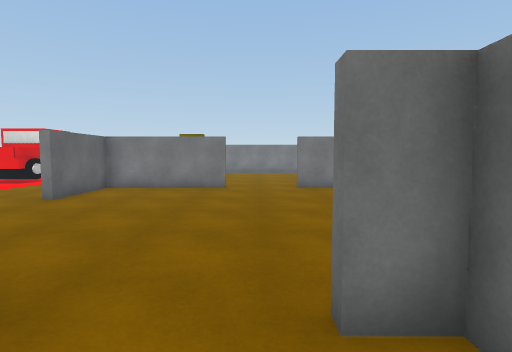
view 1 (above)

22 first-person views from a walk through a Unity game level. The camera is 1.3 m above the floor, tilts 4° down and sees 80° across. Doors are open. The floor is counted in squares, 1 m on a side. Each view is taken from the middle of a square. On the plan, view 1 faces up. The plan holds only what a view shows up to about 14 squares ahead; the rest is blank. The place goes on beyond the plan. The player is left out. Surface patterns are stand-ins for the level's own textures.

view 2
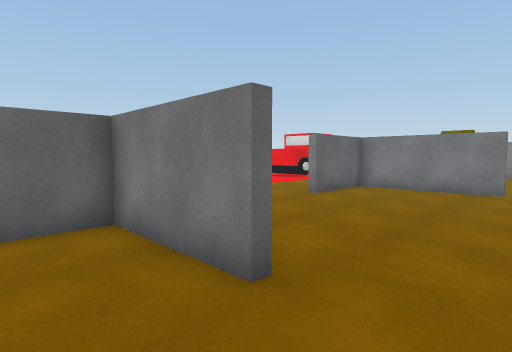

view 3
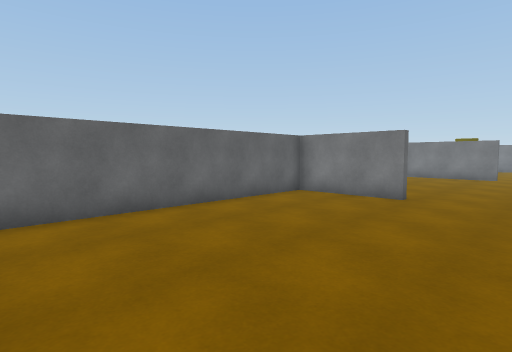

view 4
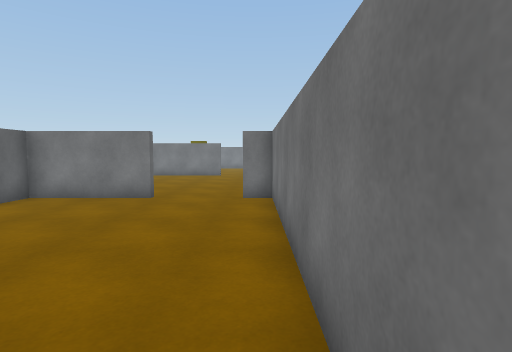

view 5
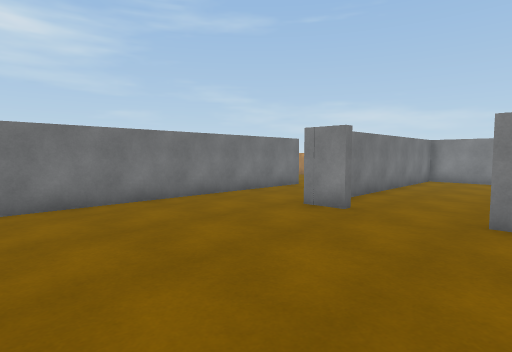

view 6
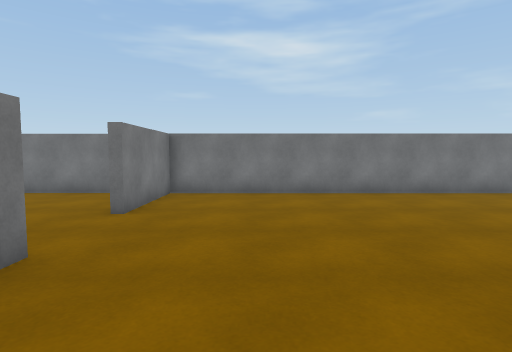

view 7
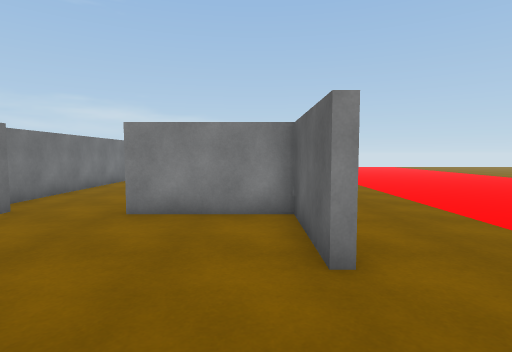

view 8
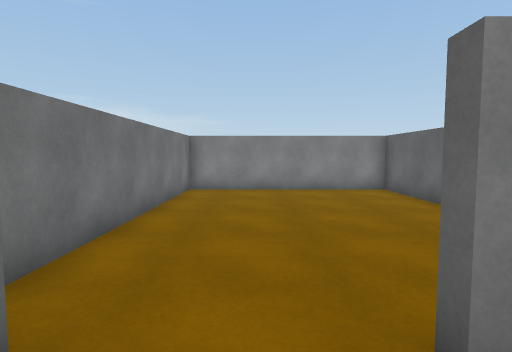

view 9
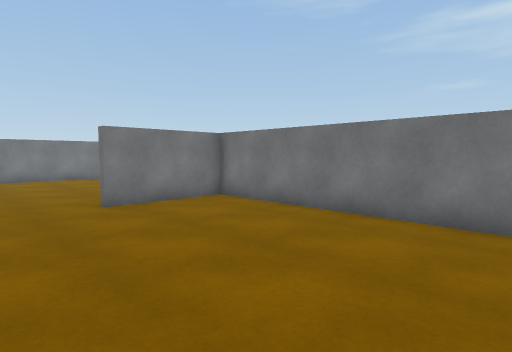

view 10
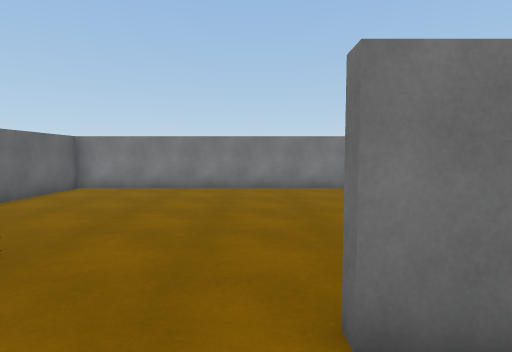

view 11
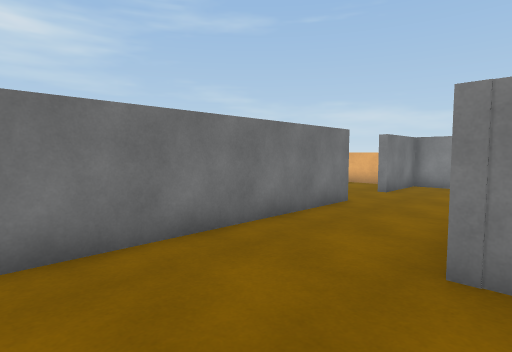

view 12
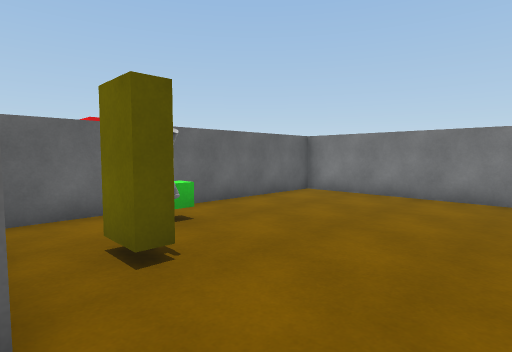

view 13
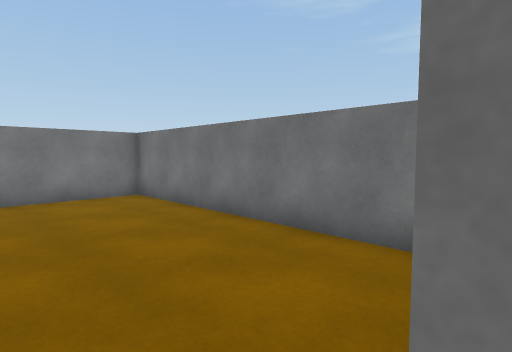

view 14
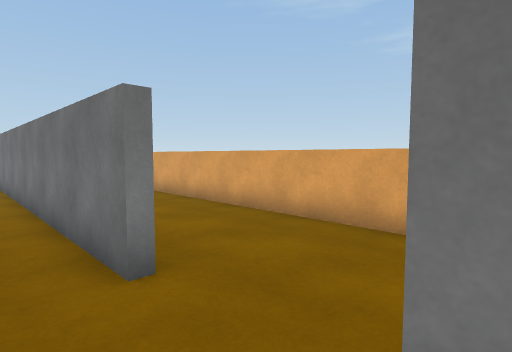

view 15
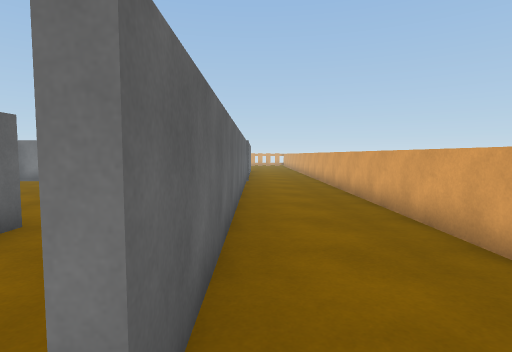

view 16
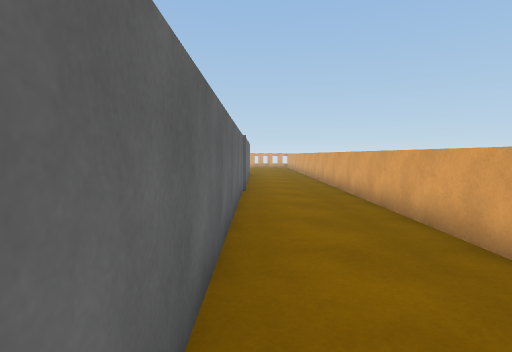

view 17
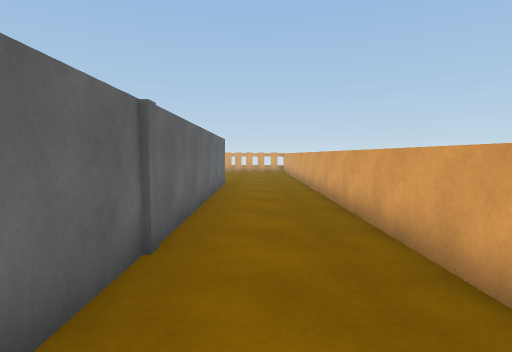

view 18
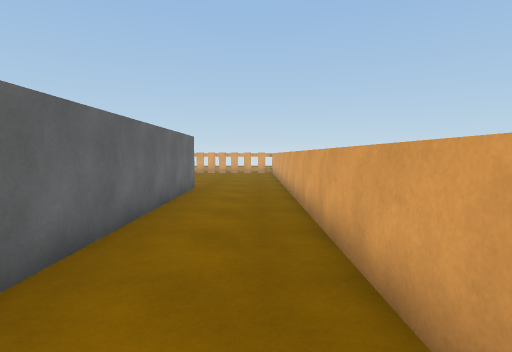

view 19
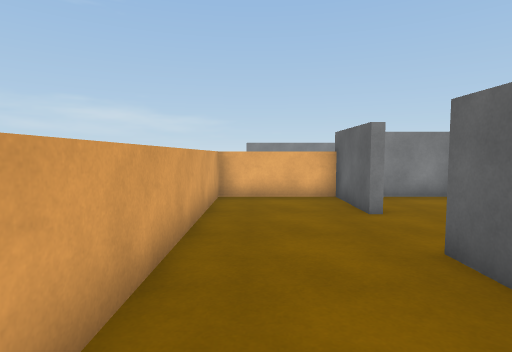

view 20
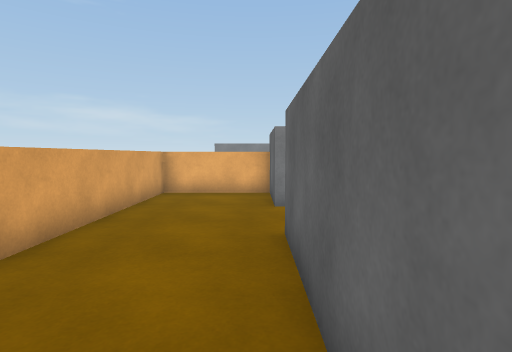

view 21
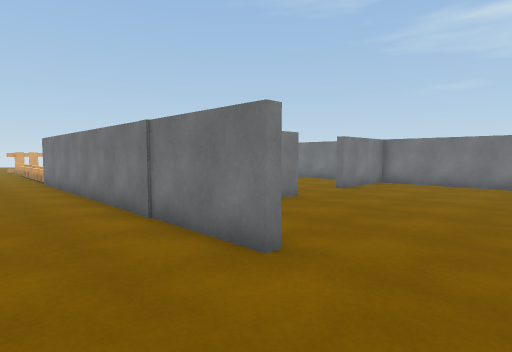

view 22
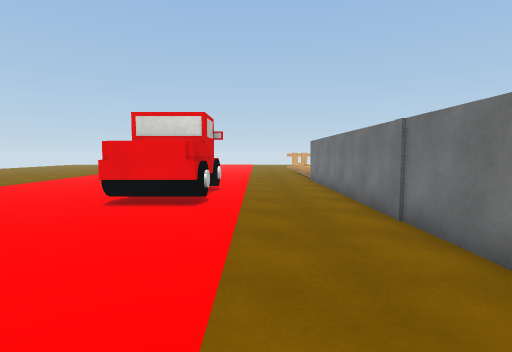

### Floor plan
Ten units are one square. View 1 is at (0, 0); x grows to the right and y downward. Boxes are objects, and circles mark ways between rooms. Rooms are numbered by the first view taken in them; rooms with no view inside come last. Other rooms are left out.
<svg viewBox="-140 -240 237 319">
<path fill="none" stroke="#000" d="M-58 -56 -58 -24 -22 -24 -22 -21 -58 -21 -58 74 15 74 15 -21 6 -21 6 -24 18 -24M52 -35 52 -119 16 -119M-11 -119 -58 -119 -58 -86M18 -24 18 -19M20 74 52 74 52 46 55 46 55 74 92 74 92 -235M55 -220 55 19 52 19 52 -35M-61 -86 -61 -228M-58 -144 -58 -126M52 -132 52 -217 -58 -217 -58 -159"/>
<rect x="-135" y="-185" width="40" height="50" fill="#bbb"><title>truck</title></rect>
<rect x="-55" y="-155" width="20" height="10" fill="#bbb"><title>green cube</title></rect>
<rect x="-35" y="-145" width="20" height="10" fill="#bbb"><title>other object</title></rect>
<circle cx="35" cy="-25" r="3" fill="#2a7"/>
<circle cx="-60" cy="-70" r="3" fill="#2a7"/>
<circle cx="0" cy="-123" r="3" fill="#2a7"/>
<circle cx="-60" cy="-230" r="3" fill="#2a7"/>
<text x="-10" y="-30">1</text>
<text x="60" y="-70">2</text>
<text x="-130" y="-70">3</text>
<text x="-10" y="-170">4</text>
</svg>
Room 1 opens to room 2. Room 1 opens to room 3. Room 1 opens to room 4. Room 2 opens to room 3.

Where each view was taken, in squares from view 1:
view 1: 0 up, 0 right, facing up
view 2: 0 up, 0 right, facing up-left
view 3: 7 down, 1 right, facing up-left
view 4: 7 down, 1 right, facing up
view 5: 9 up, 3 left, facing down-right
view 6: 9 up, 5 left, facing right
view 7: 9 up, 5 left, facing down
view 8: 4 up, 1 left, facing down
view 9: 4 up, 1 left, facing up-right
view 10: 10 up, 1 right, facing up
view 11: 6 up, 1 right, facing down-right
view 12: 12 up, 1 right, facing up-left
view 13: 12 up, 1 right, facing up-right
view 14: 5 down, 4 right, facing up-right
view 15: 3 down, 6 right, facing up
view 16: 1 up, 6 right, facing up
view 17: 8 up, 7 right, facing up
view 18: 10 up, 8 right, facing up
view 19: 2 up, 8 right, facing down
view 20: 3 up, 6 right, facing down
view 21: 6 up, 9 left, facing up-right
view 22: 6 up, 9 left, facing up
